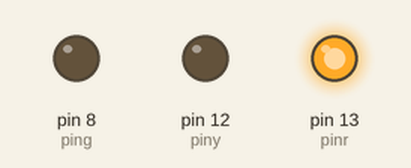
Bench run of a sketch on a simulated Arduino Uno, built with avr-gcc and run on an emulated ATmega328P. On the bench: output pins drawn as LEDs (lit = HIGH).

Above: at 0.2 s.
At 0.7 s:
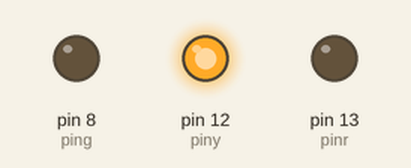
At 2.7 s:
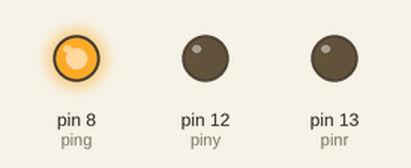
Timing chart, 0 to 3.5 s (numbered marks = the images above):
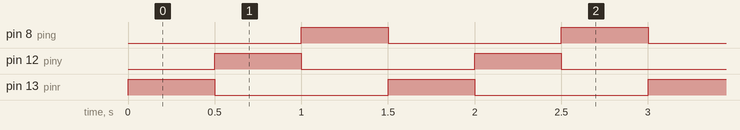

The sketch:

traffic.ino
```cpp
int pinr=13;
int piny=12;
int ping=8;
void setup() {
  // put your setup code here, to run once:
pinMode(pinr,OUTPUT);
pinMode(piny,OUTPUT);
pinMode(ping,OUTPUT);
}

void loop() {
  // put your main code here, to run repeatedly:
digitalWrite(pinr,HIGH);
digitalWrite(piny,LOW);
digitalWrite(ping,LOW);
delay(500);
digitalWrite(pinr,LOW);
digitalWrite(piny,HIGH);
digitalWrite(ping,LOW);
delay(500);
digitalWrite(pinr,LOW);
digitalWrite(piny,LOW);
digitalWrite(ping,HIGH);
delay(500);

}
```

Measured:
- by itself, pin 8 (ping), pin 12 (piny), pin 13 (pinr): alternates HIGH for 0.50 s and LOW for 1.0 s
- by itself, everything shown: repeats every 1.5 s, in 3 steps
